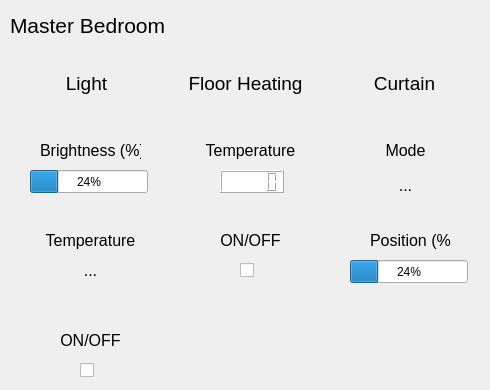
    <widget class="QWidget" name="page_0">
     <widget class="QLabel" name="label_2">
      <property name="geometry">
       <rect>
        <x>10</x>
        <y>10</y>
        <width>161</width>
        <height>31</height>
       </rect>
      </property>
      <property name="font">
       <font>
        <pointsize>16</pointsize>
       </font>
      </property>
      <property name="text">
       <string>Master Bedroom</string>
      </property>
     </widget>
     <widget class="QLabel" name="label_22">
      <property name="geometry">
       <rect>
        <x>40</x>
        <y>130</y>
        <width>101</width>
        <height>41</height>
       </rect>
      </property>
      <property name="text">
       <string>&lt;html&gt;&lt;head/&gt;&lt;body&gt;&lt;p align=&quot;center&quot;&gt;&lt;span style=&quot; font-size:12pt;&quot;&gt;Brightness (%)&lt;/span&gt;&lt;/p&gt;&lt;/body&gt;&lt;/html&gt;</string>
      </property>
     </widget>
     <widget class="QLabel" name="label_23">
      <property name="geometry">
       <rect>
        <x>40</x>
        <y>220</y>
        <width>101</width>
        <height>41</height>
       </rect>
      </property>
      <property name="text">
       <string>&lt;html&gt;&lt;head/&gt;&lt;body&gt;&lt;p align=&quot;center&quot;&gt;&lt;span style=&quot; font-size:12pt;&quot;&gt;Temperature&lt;/span&gt;&lt;/p&gt;&lt;/body&gt;&lt;/html&gt;</string>
      </property>
     </widget>
     <widget class="QLabel" name="label_24">
      <property name="geometry">
       <rect>
        <x>40</x>
        <y>320</y>
        <width>101</width>
        <height>41</height>
       </rect>
      </property>
      <property name="text">
       <string>&lt;html&gt;&lt;head/&gt;&lt;body&gt;&lt;p align=&quot;center&quot;&gt;&lt;span style=&quot; font-size:12pt;&quot;&gt;ON/OFF&lt;/span&gt;&lt;/p&gt;&lt;/body&gt;&lt;/html&gt;</string>
      </property>
     </widget>
     <widget class="QLabel" name="label_25">
      <property name="geometry">
       <rect>
        <x>200</x>
        <y>130</y>
        <width>101</width>
        <height>41</height>
       </rect>
      </property>
      <property name="text">
       <string>&lt;html&gt;&lt;head/&gt;&lt;body&gt;&lt;p align=&quot;center&quot;&gt;&lt;span style=&quot; font-size:12pt;&quot;&gt;Temperature&lt;/span&gt;&lt;/p&gt;&lt;/body&gt;&lt;/html&gt;</string>
      </property>
     </widget>
     <widget class="QLabel" name="label_26">
      <property name="geometry">
       <rect>
        <x>200</x>
        <y>220</y>
        <width>101</width>
        <height>41</height>
       </rect>
      </property>
      <property name="text">
       <string>&lt;html&gt;&lt;head/&gt;&lt;body&gt;&lt;p align=&quot;center&quot;&gt;&lt;span style=&quot; font-size:12pt;&quot;&gt;ON/OFF&lt;/span&gt;&lt;/p&gt;&lt;/body&gt;&lt;/html&gt;</string>
      </property>
     </widget>
     <widget class="QLabel" name="label_27">
      <property name="geometry">
       <rect>
        <x>370</x>
        <y>130</y>
        <width>71</width>
        <height>41</height>
       </rect>
      </property>
      <property name="text">
       <string>&lt;html&gt;&lt;head/&gt;&lt;body&gt;&lt;p align=&quot;center&quot;&gt;&lt;span style=&quot; font-size:12pt;&quot;&gt;Mode&lt;/span&gt;&lt;/p&gt;&lt;/body&gt;&lt;/html&gt;</string>
      </property>
     </widget>
     <widget class="QLabel" name="label_28">
      <property name="geometry">
       <rect>
        <x>370</x>
        <y>230</y>
        <width>81</width>
        <height>21</height>
       </rect>
      </property>
      <property name="text">
       <string>&lt;html&gt;&lt;head/&gt;&lt;body&gt;&lt;p align=&quot;center&quot;&gt;&lt;span style=&quot; font-size:12pt;&quot;&gt;Position (%)&lt;/span&gt;&lt;/p&gt;&lt;/body&gt;&lt;/html&gt;</string>
      </property>
     </widget>
     <widget class="QProgressBar" name="progressBar">
      <property name="geometry">
       <rect>
        <x>30</x>
        <y>170</y>
        <width>118</width>
        <height>23</height>
       </rect>
      </property>
      <property name="value">
       <number>24</number>
      </property>
     </widget>
     <widget class="QLCDNumber" name="lcdNumber">
      <property name="geometry">
       <rect>
        <x>220</x>
        <y>170</y>
        <width>64</width>
        <height>23</height>
       </rect>
      </property>
      <property name="styleSheet">
       <string notr="true">color: rgb(0, 0, 0);
background-color: rgb(255, 255, 255);</string>
      </property>
     </widget>
     <widget class="QProgressBar" name="progressBar_2">
      <property name="geometry">
       <rect>
        <x>350</x>
        <y>260</y>
        <width>118</width>
        <height>23</height>
       </rect>
      </property>
      <property name="value">
       <number>24</number>
      </property>
     </widget>
     <widget class="QCheckBox" name="checkBox">
      <property name="geometry">
       <rect>
        <x>240</x>
        <y>260</y>
        <width>21</width>
        <height>21</height>
       </rect>
      </property>
      <property name="text">
       <string/>
      </property>
      <property name="checkable">
       <bool>true</bool>
      </property>
      <property name="tristate">
       <bool>false</bool>
      </property>
     </widget>
     <widget class="QCheckBox" name="checkBox_2">
      <property name="geometry">
       <rect>
        <x>80</x>
        <y>360</y>
        <width>21</width>
        <height>21</height>
       </rect>
      </property>
      <property name="text">
       <string/>
      </property>
      <property name="checkable">
       <bool>true</bool>
      </property>
      <property name="tristate">
       <bool>false</bool>
      </property>
     </widget>
     <widget class="QLabel" name="label_84">
      <property name="geometry">
       <rect>
        <x>360</x>
        <y>170</y>
        <width>91</width>
        <height>31</height>
       </rect>
      </property>
      <property name="font">
       <font>
        <pointsize>12</pointsize>
       </font>
      </property>
      <property name="text">
       <string>&lt;html&gt;&lt;head/&gt;&lt;body&gt;&lt;p align=&quot;center&quot;&gt;&lt;span style=&quot; font-size:12pt;&quot;&gt;...&lt;/span&gt;&lt;/p&gt;&lt;/body&gt;&lt;/html&gt;</string>
      </property>
     </widget>
     <widget class="QLabel" name="label_85">
      <property name="geometry">
       <rect>
        <x>40</x>
        <y>260</y>
        <width>101</width>
        <height>21</height>
       </rect>
      </property>
      <property name="font">
       <font>
        <pointsize>12</pointsize>
       </font>
      </property>
      <property name="text">
       <string>&lt;html&gt;&lt;head/&gt;&lt;body&gt;&lt;p align=&quot;center&quot;&gt;...&lt;/p&gt;&lt;/body&gt;&lt;/html&gt;</string>
      </property>
      <property name="textFormat">
       <enum>Qt::TextFormat::RichText</enum>
      </property>
     </widget>
     <widget class="QWidget" name="">
      <property name="geometry">
       <rect>
        <x>10</x>
        <y>70</y>
        <width>471</width>
        <height>28</height>
       </rect>
      </property>
      <layout class="QHBoxLayout" name="horizontalLayout">
       <item>
        <widget class="QLabel" name="label_7">
         <property name="text">
          <string>&lt;html&gt;&lt;head/&gt;&lt;body&gt;&lt;p align=&quot;center&quot;&gt;&lt;span style=&quot; font-size:14pt;&quot;&gt;Light&lt;/span&gt;&lt;/p&gt;&lt;/body&gt;&lt;/html&gt;</string>
         </property>
        </widget>
       </item>
       <item>
        <widget class="QLabel" name="label_8">
         <property name="text">
          <string>&lt;html&gt;&lt;head/&gt;&lt;body&gt;&lt;p align=&quot;center&quot;&gt;&lt;span style=&quot; font-size:14pt;&quot;&gt;Floor Heating&lt;/span&gt;&lt;/p&gt;&lt;/body&gt;&lt;/html&gt;</string>
         </property>
        </widget>
       </item>
       <item>
        <widget class="QLabel" name="label_9">
         <property name="text">
          <string>&lt;html&gt;&lt;head/&gt;&lt;body&gt;&lt;p align=&quot;center&quot;&gt;&lt;span style=&quot; font-size:14pt;&quot;&gt;Curtain&lt;/span&gt;&lt;/p&gt;&lt;/body&gt;&lt;/html&gt;</string>
         </property>
        </widget>
       </item>
      </layout>
     </widget>
    </widget>
